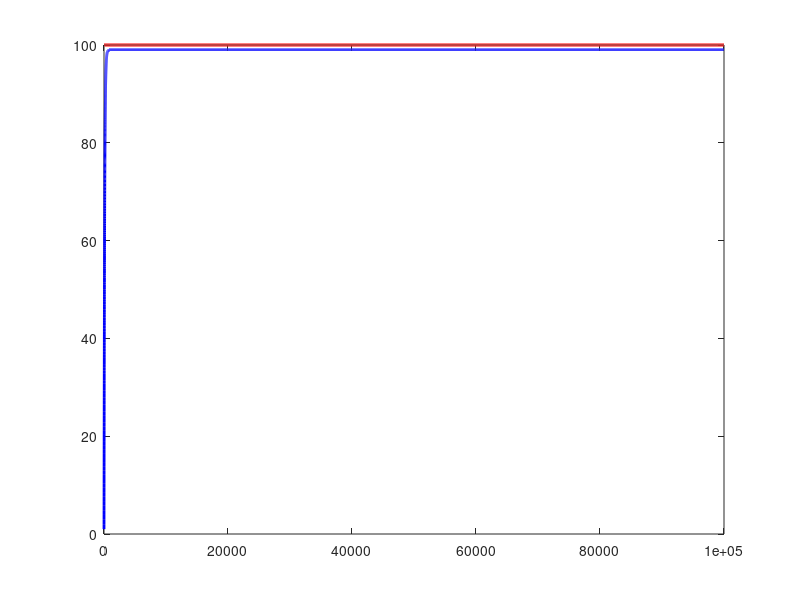

Write MATLAB code to recreate this figure.
n = 100000

p = 0.99;
k = 1:n;
geomSer = p.^k;
trueVal = 1/(1-p);
trueSer = trueVal.*ones(1,n);

figure
axis tight
plot(k,trueSer,'r-','LineWidth',2)
hold on
plot(k,cumsum(geomSer),'b-','LineWidth',2)